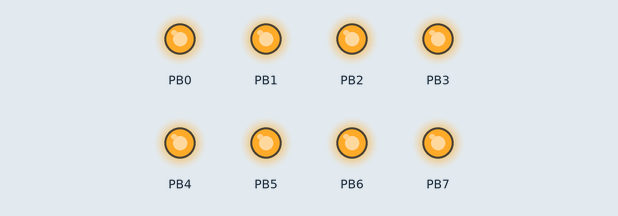
Simulated run of this program. Board: ATmega2560, built with avr-gcc and emulated at 16 MHz. Parts: output pins drawn as LEDs (lit = HIGH).

Above: at 0.2 s.
At 1.7 s:
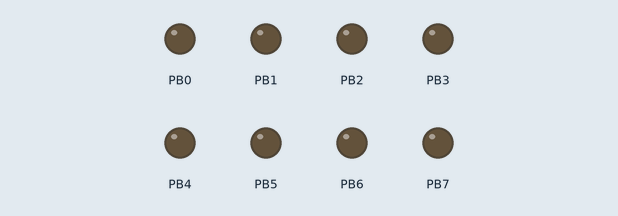
Timing chart, 0 to 3.0 s (numbered marks = the images above):
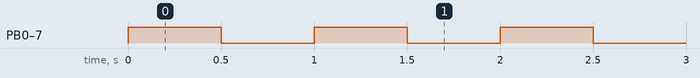

Measured:
- by itself, PB0–7: alternates HIGH for 0.50 s and LOW for 0.50 s

The program:

main.cpp
```cpp
/*
 * Pru1.cpp
 *
 * Created: 15/07/2016 02:32:36 p.m.
 * Author : dmartinez
 */

//#include <Arduino.h>
#include <avr/io.h>
#define F_CPU 16000000UL
#include <util/delay.h>


int incrementar (int x);


int main(void) {

	int y,z;

	y = 0;

	DDRB = 0xff ;

	while (1) {

		PORTB= 0xff;
		_delay_ms(500);

		PORTB = 0x00;
		_delay_ms(500);

		z=incrementar(y);

	}
}


int incrementar (int x){

	x++;

	return(x);

}
```
